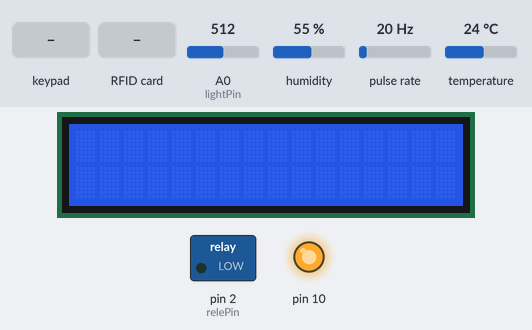
Bench run of a sketch on a simulated Arduino Uno, built with avr-gcc and run on an emulated ATmega328P. Shown: 16×2 character LCD, switched loads named in the sketch (green lamp = pin HIGH), output pins drawn as LEDs (lit = HIGH). Wiring (inferred from the names in the program): pulse sensor: data pin 3. The test bench sets the inputs (shaded band); at power-on: A0 (lightPin) = 512, humidity 55 %, pulse rate 20 Hz, temperature 24 °C. What the sketch prints to the serial monitor is not drawn.

Above: at 1.3 s.
1.4 s: key '5' pressed
At 2.2 s:
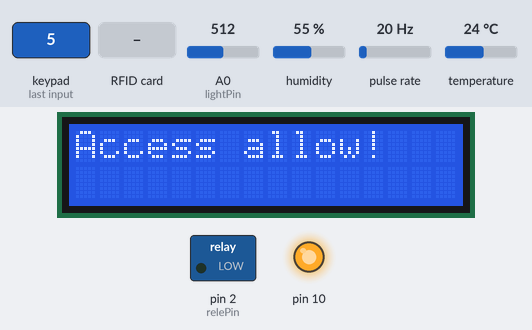
At 2.7 s:
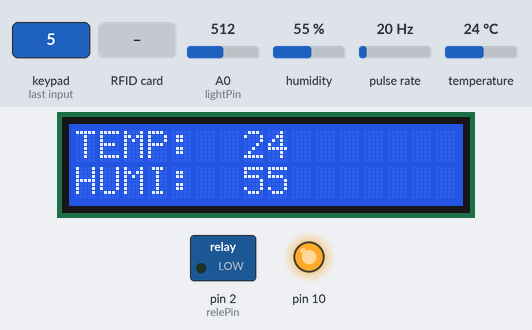
4.4 s: RFID card 5E 7A 19 C4 held to the reader
At 5.7 s:
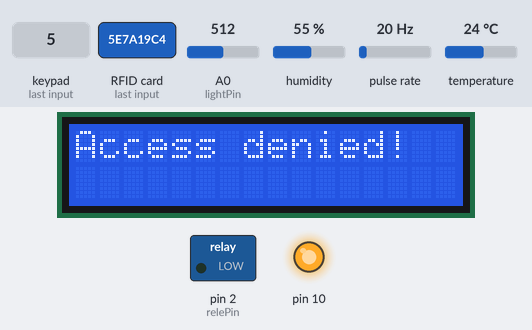
Timing chart, 0 to 7.4 s (numbered marks = the images above; inputs shaded):
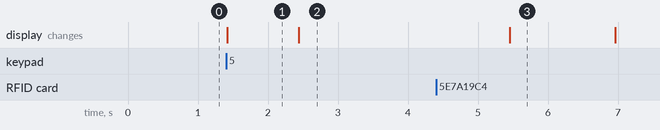

Measured:
- after the input at 1.4 s, the display: changes at once (image 1)
- after the input at 4.4 s, the display: changes after 1.1 s (image 3)
- what the display in image 1 shows lasts 1.0 s, from 1.4 s to 2.4 s

The sketch:

v_2.3.ino
```cpp
/*Версия 2.3
 * 1 реле на pin D2,
   2 поддержка датчиков температуры/влажности D5, освещенности А0, движения D1
   3 сенсорные кновки для управления реле 13 и запоминания параметров датчиков 14 и вывода данных 5
   4 дисплей А4,А5
   5 RFID D6, D7, D11-D13 отображение показаний на дисплее
   6 инициализована сенсорная клавиатура D4,D8
   7 звуковой сигнал D9 при правильной карте
   8 прерывание по тактовой кнопке для ввода с сенсорной клавиатуры
   UPDATE v 2.2.1 програмная отладка тактовой кнопки

    */

#include <dht11.h>
#include <SPI.h>
#include <RFID.h>
#include <Wire.h>
#include <LiquidCrystal_I2C.h>
#include <TTP229.h>
#include <pitches.h>

//Реле
int relePin = 2;
boolean lastRele = LOW;


//Параметры кнопки  запоминания
int oldTemperature = 0;
int oldHumidity = 0;
int oldLight = 0;
int oldPirAct = 0;

//Датчик температуры-влажности
dht11 DHT;               // Объявление переменной класса dht11
#define DHTPin 5         // Датчик DHT11 подключен к цифровому пину номер 5

//Датчик освещенности
const int lightPin = A0; //один вывод на vcc, второй на А0 и через 10КОм на gnd
int light = 0;

//Датчик движения
#define pirPin 0
int pirAct = 0;

/* RFID:
* MOSI: Pin 11 / ICSP-4
* MISO: Pin 12 / ICSP-1
* SCK: Pin 13 / ISCP-3
* SS: Pin 7
* RST: Pin 6
*/
#define SSPin 7
#define RSTPin 6
RFID rfid(SSPin, RSTPin);
unsigned char reading_card[5]; //for reading card
unsigned char master[5] = {123,178,168,133,228}; // allowed card
unsigned char i;

/* LCD:
 * SCL: pin A5
 * SDA: pin A4
 */
LiquidCrystal_I2C lcd(0x27,16,2);  // set the LCD address to 0x27 for a 16 chars and 2 line display

//Клавиатура
const int SCLPin = 4;  // The pin number of the clock pin.
const int SDOPin = 8;  // The pin number of the data pin.
TTP229 ttp229(SCLPin, SDOPin); // TTP229(sclPin, sdoPin)
int tmpKey = 0;
#define attachPin 3  //вход для кнопки (Int1) pin3
#define t_Dreb 50  //интервал для устраниения дребезга (мс)
int t_Tek = 0;    //текущий отсчет времени при определении нажатия
int t_Pred = 0;   //предыдущий отсчет
int t_T1 = 0;     //длительность отсутствия реакции на кнопку
int pin_Tek = 1;  //состояние кнопки (0 - замкнута)


int speakerPin = 9;
// задаем ноты для мелодии:
int melody[] = {
NOTE_C4, NOTE_G3,NOTE_G3, NOTE_A3, NOTE_G3,0, NOTE_B3, NOTE_C4};
// задаем продолжительность нот:
// 4 – это четвертная нота, 8 – это восьмая нота и т.д.
int noteDurations[] = {4, 8, 8, 4,4,4,4,4};


void speaker()
{
    // выполняем перебор нот в мелодии:
    for (int thisNote = 0; thisNote < 8; thisNote++) {

    // чтобы рассчитать время продолжительности ноты,
    // берем одну секунду и делим ее цифру, соответствующую нужному типу ноты:
    // например, четвертная нота – это 1000/4,
    // а восьмая нота – это 1000/8 и т.д.
    int noteDuration = 1000/noteDurations[thisNote];
    tone(speakerPin, melody[thisNote],noteDuration);

    // чтобы выделить ноты, делаем между ними небольшую задержку.
    // в данном примере сделаем ее равной продолжительности ноты
    // плюс еще 30% от продолжительности ноты:
    int pauseBetweenNotes = noteDuration * 1.30;
    delay(pauseBetweenNotes);
    // останавливаем проигрывание мелодии:
    noTone(speakerPin);
  }
}


void setup()
{
  lcd.init();                      // initialize the lcd
  lcd.backlight();                 // подсветка
  Serial.begin(115200);
  lcd.clear();
  lcd.setCursor(0,0);

  SPI.begin();
  rfid.init();

  pinMode(relePin, OUTPUT);
  pinMode(lightPin, INPUT);
  pinMode(pirPin, INPUT);

  pinMode(attachPin, INPUT_PULLUP); //вход с внутр.резистором на VCC
  attachInterrupt(1, keyboard, CHANGE);
}


void rfidCheck()
{
  if (rfid.isCard())
    {
        if (rfid.readCardSerial())
        {
                /* Reading card */
                Serial.println(" ");
                Serial.println("Card found");
                Serial.println("Cardnumber:");
                for (i = 0; i < 5; i++)
                {
      Serial.print(rfid.serNum[i]);
                  Serial.print(" ");
                  reading_card[i] = rfid.serNum[i];
                }
                Serial.println();
                //verification
                for (i = 0; i < 5; i++)
                {
                  if (reading_card[i]!=master[i])
                  {
                    break;
                  }
                }
                if (i == 5)
                {
                  rfid_allow();
                  speaker();
                }
                else
                {
                  rfid_denied();
                }
         }
    }
    rfid.halt();
}


void rfid_allow()
{
  lcd.clear();
  lcd.print("Access allow!");
  delay(1000);
  lcd.clear();
  lcd.print("TEMP:  ");
  lcd.print(DHT.temperature);
  lcd.setCursor(0,1);
  lcd.print("HUMI:  ");
  lcd.print(DHT.humidity);
  delay(3000);
  tmpKey = 0;
}


void rfid_denied()
{
  lcd.clear();
  lcd.print("Access denied!");
  delay(1500);
  tmpKey = 0;
}


void Rele()
{
  if (tmpKey == 13 && lastRele == LOW)
  {
    digitalWrite(relePin, HIGH);
    lastRele = HIGH;
  }
  else if (tmpKey == 13 && lastRele == HIGH)
  {
    digitalWrite(relePin, LOW);
    lastRele = LOW;
  }
}


void keyboard()
{
   pin_Tek = digitalRead(attachPin); //читаем текущее состояние pin2 (Int0)
   t_Tek = millis(); //текущий отсчет времени
   if (t_Tek > t_T1) {//если время подавления дребезга не прошло - игнорируем
        if (pin_Tek == 0) { //замкнуто
            uint8_t key = ttp229.ReadKey16();
            tmpKey = key;
            Serial.println(tmpKey);
       }
   }
   t_T1 = t_Tek + t_Dreb;
}

void loop()
{
  Serial.println("OK");
  Rele();

  //Чтение данных с датчиков
  //Датчик температуры-влажности
  int chk;
  // Мониторинг ошибок
  chk = DHT.read(DHTPin);    // Чтение данных
  switch (chk){
  case DHTLIB_OK:
    break;
  case DHTLIB_ERROR_CHECKSUM:
    Serial.println("Checksum error, \t");
    break;
  case DHTLIB_ERROR_TIMEOUT:
    Serial.println("Time out error, \t");
    break;
  default:
    Serial.println("Unknown error, \t");
    break;
  }
  // Выводим показания влажности и температуры
  Serial.print("Humidity = ");
  Serial.print(DHT.humidity, 1);
  Serial.print(", Temp = ");
  Serial.println(DHT.temperature,1);

  //датчик освещенности
  light = analogRead(lightPin);
  Serial.println(light);

  //датчик движения
  int pirVal = digitalRead(pirPin);
  if (pirVal == HIGH)
  {
    pirAct = 1;
    Serial.print("Motion detected");
  }
  else
  {
    pirAct = 0;
  }


  //кнопка сохранения
  if (tmpKey == 14)
  {
    int oldTemperature = DHT.temperature;
    int oldHumidity = DHT.humidity;
    int oldLight = light;
    int oldPirAct = pirAct;
  }
  if (tmpKey == 5)
  {
    rfid_allow();
  }
  Serial.println(tmpKey);
  rfidCheck();
  lcd.clear();
}
```
